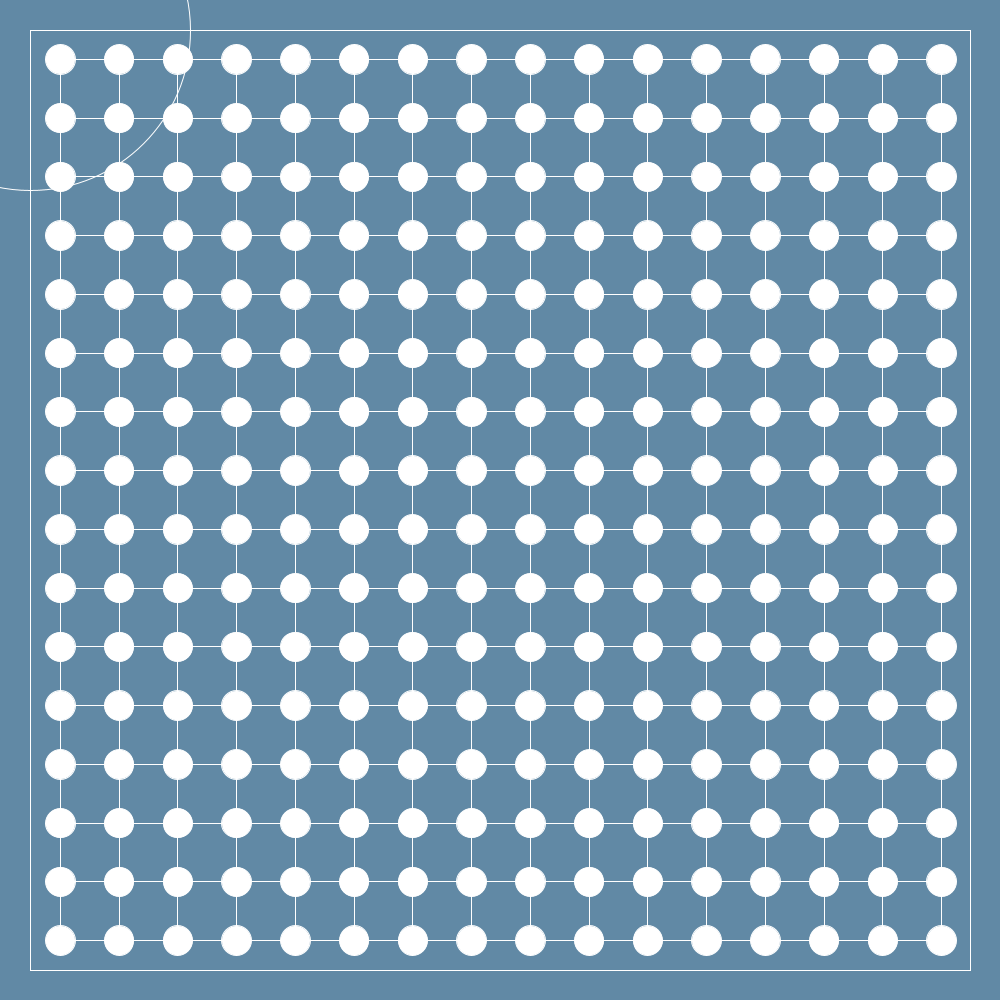
Frame 1 (no input)
Frame 60 (the mouse pressed at the canvas centre just before this capture): identical to frame 1, image omitted
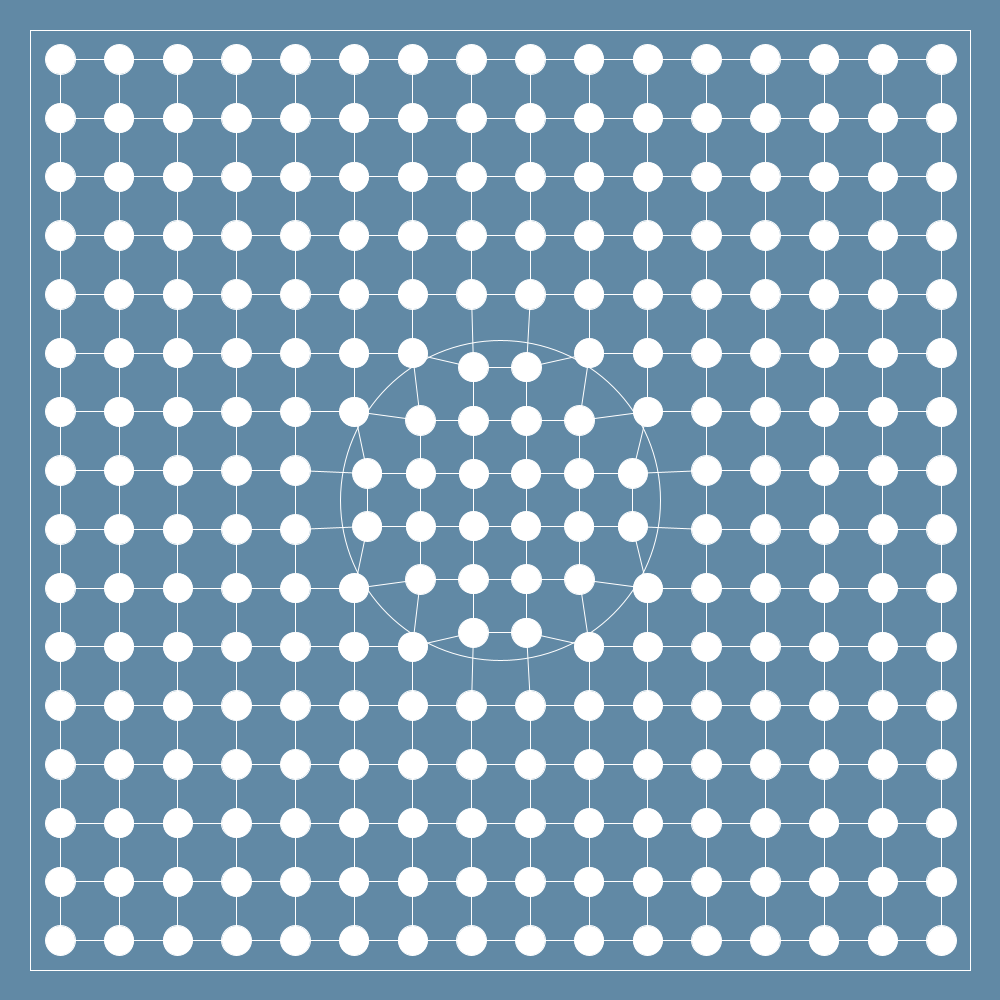
Frame 120 (the mouse held since frame 60 and released just before this capture)

The Processing sketch that drew these frames (run headless with seeded random() and noise(); from frame 60 on, the mouse is pressed at the canvas centre):

// Processing sketch: sketch_101618_spring_grid
// ── sketch_101618_spring_grid.pde
int MIDX = width / 2;
int MIDY = height / 2;
int FRAME_RATE = 60;
int STROKE_WEIGHT = 1;

boolean DEBUG = true;

color DEBUG_COLOR;
color BACKGROUND_COLOR;
color DRAW_COLOR;


float lastFrame;
float delta;

Spring[] springs;

int gridX = 16;
int gridY = 16;

float tension = 0.065f;
float dampening = 0.05f;
float spread = 0.45f;

float padding = .03f;
float canvasOffsetX;
float canvasOffsetY;
float canvasWidth;
float canvasHeight;

float attractRadius = 160;

void setup() {
  strokeWeight(STROKE_WEIGHT);
  frameRate(FRAME_RATE);
  size(1000, 1000); 
  // SET VARIABLES THAT DEPEND ON WIDTH AND HEIGHT   
  canvasOffsetX = width * padding;
  canvasOffsetY = height * padding;
  canvasWidth = width - canvasOffsetX * 2;
  canvasHeight = height - canvasOffsetY * 2;

  DEBUG_COLOR = color(#ba73a4);
  BACKGROUND_COLOR = color(#6189a5);
  DRAW_COLOR = color(#FFFFFF);

  springs = new Spring[gridX * gridY];


  int springCount = 0;
  float hAlpha;
  float vAlpha;

  float canvasDivW = canvasWidth / gridX;
  float canvasDivH = canvasHeight / gridY;
  for (int i = 0; i < gridX; i ++) {
    for (int j = 0; j < gridY; j ++) {
      Spring s = new Spring();
      hAlpha = i / (float) gridX;
      vAlpha = j / (float) gridY;
      s.x = canvasOffsetX + canvasDivW / 2 + hAlpha * canvasWidth;
      s.y = canvasOffsetY + canvasDivH / 2 + vAlpha * canvasHeight;
      springs[springCount] = s;
      springCount ++;
    }
  }
}

void draw() {
  delta = (millis() - lastFrame) / 1000f;
  lastFrame = millis();
  background(BACKGROUND_COLOR);

  noStroke();

  updateSimulation();

  noFill();
  stroke(DRAW_COLOR);
  strokeWeight(1);
  rect(canvasOffsetX, canvasOffsetY, canvasWidth, canvasHeight);

  int springIndex = 0;
  Spring s;
  for (int i = 0; i < gridX; i++) {
    for (int j = 0; j < gridY; j++) {
      s = springs[springIndex];
      s.render();
      // Draw Neighbors
      if (springIndex < springs.length - 1) {
        if (j != gridY - 1) {
          line(springs[springIndex + 1].oX, springs[springIndex + 1].oY, s.oX, s.oY);
        }

        if (springIndex + gridY < springs.length) {
          line(springs[springIndex + gridY].oX, springs[springIndex + gridY].oY, s.oX, s.oY);
        }
      }
      springIndex ++;
    }
  }

  if (mousePressed) {
    stroke(DRAW_COLOR);
  }

  noFill();
  ellipse(
    constrain(mouseX, canvasOffsetX, canvasOffsetX + canvasWidth), 
    constrain(mouseY, canvasOffsetY, canvasOffsetY + canvasHeight), 
    attractRadius * 2, 
    attractRadius * 2
    );
}


float getAngle(PVector vec) {
  return (float)Math.atan2(vec.y, vec.x);
}

void updateSimulation() {
  for (int i = 0; i < springs.length; i++)
    springs[i].update(dampening, tension);
}

public float getRelativeRotationOfPoint(float originX, float originY, float ptX, float ptY) {
  float result = degrees(atan2(ptY - originY, ptX - originX));
  if (result < 0) {
    result += 360;
  }
  return result;
}

class Spring {
  float length = 1;
  float currentLength = 1;
  float x;
  float y;
  float speed;
  float oX;
  float oY;
  boolean inRange;
  float rotation;
  float distance;
  float size = (canvasWidth / gridX / 2);

  void update(float dampening, float tension) {
    float diff = length - currentLength;
    speed += tension * diff - speed * dampening;
    currentLength += speed;

    inRange = false;

    if (mousePressed) {
      float xPos = constrain(mouseX, canvasOffsetX, canvasOffsetX + canvasWidth);
      float yPos = constrain(mouseY, canvasOffsetY, canvasOffsetY + canvasHeight);
      float distanceToPoint = sqrt(pow(x - xPos, 2) + pow(y - yPos, 2));
      distance = distanceToPoint;
      float alphaDistance = distanceToPoint / attractRadius;
      if (distanceToPoint < attractRadius) {
        rotation = getRelativeRotationOfPoint(x, y, xPos, yPos);
        inRange = true;
        speed = (alphaDistance) * 1;
      }
    }

    oX = cos(radians(rotation)) * currentLength + x;
    oY = sin(radians(rotation)) * currentLength + y;
  }

  void render() {
    noFill();
    stroke(DRAW_COLOR);
    fill(DRAW_COLOR);
    ellipse(oX, oY, size, size);
  }
}
